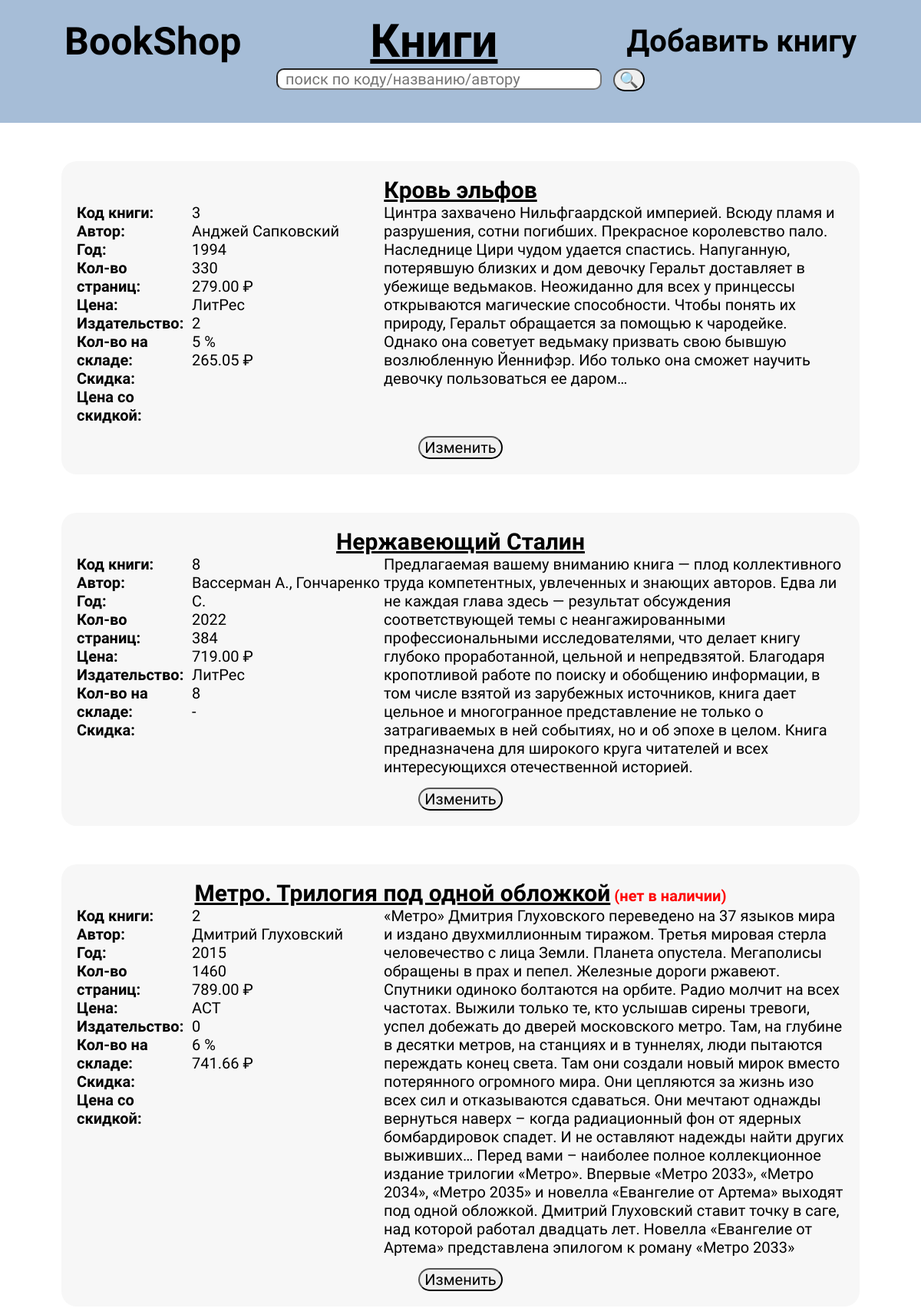
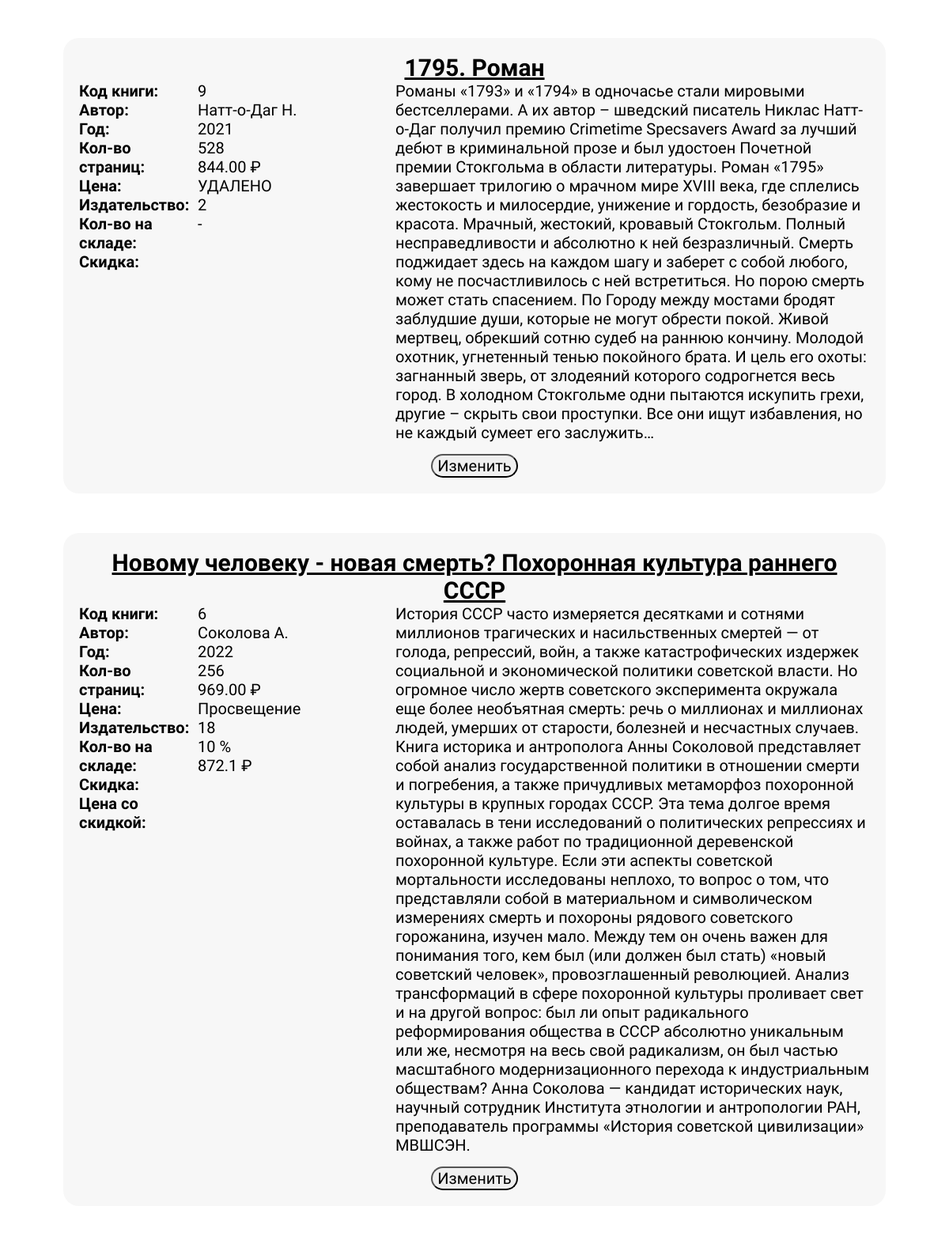
/bookshop/books.php (upper part), run on the app's committed database (2 pictures, top to bottom).
### tables this page shows
CREATE TABLE `books` (
  `ID_Book` int NOT NULL,
  `Name_Book` varchar(100) NOT NULL,
  `Author` varchar(100) NOT NULL,
  `Description` text NOT NULL,
  `Year` char(4) NOT NULL,
  `Pages` int NOT NULL,
  `Price` decimal(10,2) NOT NULL,
  `Quantity` int NOT NULL,
  `ID_Publisher` int NOT NULL
);

CREATE TABLE `publishers` (
  `ID_Publisher` int NOT NULL,
  `Name_Publisher` varchar(50) NOT NULL
);

CREATE TABLE `discounts` (
  `ID_Discount` int NOT NULL,
  `ID_Book` int NOT NULL,
  `Discount` int NOT NULL
);

### bookshop/books.php (the view, shortened to what this page needs)
<?php
	require('./connection.php');
?>
<!DOCTYPE html>
<html>
<head>
	<link rel="stylesheet" type="text/css" href="css/style.css">
</head>
<body>
	<header class="header_header">
		<div class="header_div_column">
			<div class="header_div_row">
				<div class="username">
					<strong><a href="index.php" class="username" title="Главная страница" style="font-size: 50px;">BookShop</a></strong>
				</div>
				<div class="username">
					<strong><a href="books.php" class="header_check" title="Обновить страницу">Книги</a></strong>
				</div>
				<div>
					<div class="username">
						<strong><a href="books_new.php" class="username" style="font-size: 40px;" title="Добавить новую книгу">Добавить книгу</a></strong>
					</div>
				</div>
			</div>
			<form class="header_div_row_search" method="POST">
				<input class="search" type="text" name="search" value="<?php echo $_POST['search']; ?>" placeholder="поиск по коду/названию/автору" style="margin-right: 15px" autocomplete="off">
				<input class="header_search_submit" type="submit" name="search_submit" value="🔍">
			</form>
		</div>
	</header>
	<main class="main_book">
		<?php
			if (isset($_POST['search_submit']) AND empty($_POST['search']) OR !isset($_POST['search_submit'])) {
				$query = "SELECT * FROM `Books` ORDER BY RAND()";
			}
			else {
				$query = "SELECT * FROM `Books` WHERE `Name_Book` LIKE '%$_POST[search]%' OR `Author` LIKE '%$_POST[search]%' OR `ID_Book` LIKE '%$_POST[search]%' ORDER BY RAND()";
			}
			$res=mysqli_query($link, $query) or die(mysqli_error($link));
			for ($values=[]; $row=mysqli_fetch_assoc($res); $values[]=$row);
			$res = '';
			foreach ($values as $value) {
				if ($value['Name_Book']!='УДАЛЕНО') {
					$query = "SELECT `Name_Publisher` FROM `Publishers`, `Books` WHERE `Publishers`.`ID_Publisher`=`Books`.`ID_Publisher` AND `ID_Book`='$value[ID_Book]'";
					$result = mysqli_query($link, $query) or die(mysqli_error($link));
					$row_p = mysqli_fetch_assoc($result);
					$query = "SELECT `Discount` FROM `Discounts`, `Books` WHERE `Discounts`.`ID_Book`=`Books`.`ID_Book` AND `Books`.`ID_Book`='$value[ID_Book]'";
					$result = mysqli_query($link, $query) or die(mysqli_error($link));
					$row_d = mysqli_fetch_assoc($result);
					$res .= '<div class="book_section">';
						$res .= '<div class="book_name_div">';
						if ($value['Quantity'] != 0) {
							$res .= '<strong class="book_name_text">'.$value['Name_Book'].'</strong>';
						}
						else {
							$res .= '<strong class="book_name_text">'.$value['Name_Book'].'</strong> <strong style="color: red;"> (нет в наличии)</strong>';
						}
						$res .= '</div>';
						$res .= '<div class="book_row">';
							$res .= '<div class="book_column" style="width: 150px;">';
								$res .= '<strong>Код книги: </strong>';
								$res .= '<strong>Автор: </strong>';
								$res .= '<strong>Год: </strong>';
								$res .= '<strong>Кол-во страниц: </strong>';
								$res .= '<strong>Цена: </strong>';
								$res .= '<strong>Издательство: </strong>';
								$res .= '<strong>Кол-во на складе: </strong>';
								$res .= '<strong>Скидка: </strong>';
								if ($row_d['Discount'] != null) {
									$res .= '<strong>Цена со скидкой: </strong>';
								}
							$res .= '</div>';
							$res .= '<div class="book_column" style="width: 250px;">';
								$res .= '<span>'.$value['ID_Book'].'</span>';
								$res .= '<span>'.$value['Author'].'</span>';
								$res .= '<span>'.$value['Year'].'</span>';
								$res .= '<span>'.$value['Pages'].'</span>';
								$res .= '<span>'.$value['Price'].' ₽</span>';
								$res .= '<span>'.$row_p['Name_Publisher'].'</span>';
								$res .= '<span>'.$value['Quantity'].'</span>';
								if ($row_d['Discount'] != null) {
									$res .= '<span>'.$row_d['Discount'].' %</span>';
									$pwd = $value['Price'] - ($value['Price'] * $row_d['Discount'] / 100);
									$res .= '<span>'.$pwd.' ₽</span>';
								}
								else {
									$res .= '<span>-</span>';
								}
							$res .= '</div>';
							$res .= '<div class="book_column" style="width: 600px;">';
								$res .= '<span>'.$value['Description'].'</span>';
							$res .= '</div>';
						$res .= '</div>';
						$res .= '<form method="POST" class="book_row" style="justify-content: center; margin-top: 15px;">';
							$res .='<input class="hidden" type="text" name="idbook_edit" value="'.$value['ID_Book'].'">';
							$res .= '<input type="submit" name="edit" value="Изменить" class="submit_pers_acc" onclick="radiobox'.$value['ID_Book'].'checked=true">';
							$res .='<input class="hidden" name="id_row" type="radio" id="radiobox'.$value['ID_Book'].'" value="'.$value['ID_Book'].'">';
						$res .= '</form>';
					$res .= '</div>';
				}
			}
			echo $res;
		?>
	</main>
</body>
</html>

### bookshop/css/style.css (style rules this page uses)
* { font-family: 'Bad Script'; font-size: 20px; color:black; }
body { margin: 0 auto; overflow-x: hidden; }
.header_header { background-color: #a6bdd7; width: 100%; height: 160px; display: flex; align-items: center; justify-content: center; }
.header_search_submit { transition: 0.2s; border-radius: 20px; margin: 0; }
.header_div_column { width: 100%; display: flex; flex-direction: column; }
.header_div_row { width: 100%; display: flex; justify-content: space-around; align-items: center; }
.header_div_row_search { width: 100%; height: 100%; display: flex; justify-content: center; align-items: flex-start; }
.username { text-decoration:none; transition: 0.2s; }
.search { width: 400px; padding: 0px 10px 0px; border-radius: 10px; margin-bottom:25px; }
.submit_pers_acc { border-radius: 15px; transition: 0.2s; }
.main_book { width: 100vw; display: flex; flex-direction: column; align-items: center; }
.book_section { margin-top: 50px; background: rgba(240, 240, 240, 0.5); width: 1000px; border-radius: 20px; padding: 20px; }
.book_name_div { text-align: center; }
.book_name_text { font-size: 30px; text-decoration: underline; }
.book_column { display: flex; flex-direction: column; }
.book_row { display: flex; flex-direction: row; }
.header_check { font-size: 60px; text-decoration: underline; }

### data on the page
books: Name_Book "Кровь эльфов", shows "Код книги:", shows "Цена со скидкой:", ID_Book "3", Author "Анджей Сапковский", Year "1994", Pages "330", Price "279.00", ID_Publisher.Name_Publisher "ЛитРес", Quantity "2", discounts.Discount "5", Price.Discount "265.05", Description "Цинтра захвачено Нильфгаардской империей. Всюду пламя и разрушения, сотни погибших. Прекрасное королевство пало. Наследнице Цири чудом удается спастись. Напуганную, потерявшую близких и дом девочку Геральт доставляет в убежище ведьмаков. Неожиданно для всех у принцессы открываются магические способности. Чтобы понять их природу, Геральт обращается за помощью к чародейке. Однако она советует ведьмаку призвать свою бывшую возлюбленную Йеннифэр. Ибо только она сможет научить девочку пользоваться ее даром…"
books: Name_Book "Нержавеющий Сталин", shows "Код книги:", ID_Book "8", Author "Вассерман А., Гончаренко С.", Year "2022", Pages "384", Price "719.00", ID_Publisher.Name_Publisher "ЛитРес", Quantity "8", Description "Предлагаемая вашему вниманию книга — плод коллективного труда компетентных, увлеченных и знающих авторов. Едва ли не каждая глава здесь — результат обсуждения соответствующей темы с неангажированными профессиональными исследователями, что делает книгу глубоко проработанной, цельной и непредвзятой. Благодаря кропотливой работе по поиску и обобщению информации, в том числе взятой из зарубежных источников, книга дает цельное и многогранное представление не только о затрагиваемых в ней событиях, но и об эпохе в целом. Книга предназначена для широкого круга читателей и всех интересующихся отечественной историей."
books: Name_Book "Метро. Трилогия под одной обложкой", shows "Код книги:", shows "Цена со скидкой:", ID_Book "2", Author "Дмитрий Глуховский", Year "2015", Pages "1460", Price "789.00", ID_Publisher.Name_Publisher "АСТ", Quantity "0", discounts.Discount "6", Price.Discount "741.66", Description "«Метро» Дмитрия Глуховского переведено на 37 языков мира и издано двухмиллионным тиражом. Третья мировая стерла человечество с лица Земли. Планета опустела. Мегаполисы обращены в прах и пепел. Железные дороги ржавеют. Спутники одиноко болтаются на орбите. Радио молчит на всех частотах. Выжили только те, кто услышав сирены тревоги, успел добежать до дверей московского метро. Там, на глубине в десятки метров, на станциях и в туннелях, люди пытаются переждать конец света. Там они создали новый мирок вместо потерянного огромного мира. Они цепляются за жизнь изо всех сил и отказываются сдаваться. Они мечтают однажды вернуться наверх – когда радиационный фон от ядерных бомбардировок спадет. И не…"
books: Name_Book "1795. Роман", shows "Код книги:", ID_Book "9", Author "Натт-о-Даг Н.", Year "2021", Pages "528", Price "844.00", ID_Publisher.Name_Publisher "УДАЛЕНО", Quantity "2", Description "Романы «1793» и «1794» в одночасье стали мировыми бестселлерами. А их автор – шведский писатель Никлас Натт-о-Даг получил премию Crimetime Specsavers Award за лучший дебют в криминальной прозе и был удостоен Почетной премии Стокгольма в области литературы. Роман «1795» завершает трилогию о мрачном мире XVIII века, где сплелись жестокость и милосердие, унижение и гордость, безобразие и красота. Мрачный, жестокий, кровавый Стокгольм. Полный несправедливости и абсолютно к ней безразличный. Смерть поджидает здесь на каждом шагу и заберет с собой любого, кому не посчастливилось с ней встретиться. Но порою смерть может стать спасением. По Городу между мостами бродят заблудшие души, которые не…"
books: Name_Book "Новому человеку - новая смерть? Похоронная культура раннего СССР", shows "Код книги:", shows "Цена со скидкой:", ID_Book "6", Author "Соколова А.", Year "2022", Pages "256", Price "969.00", ID_Publisher.Name_Publisher "Просвещение", Quantity "18", discounts.Discount "10", Price.Discount "872.1", Description "История СССР часто измеряется десятками и сотнями миллионов трагических и насильственных смертей — от голода, репрессий, войн, а также катастрофических издержек социальной и экономической политики советской власти. Но огромное число жертв советского эксперимента окружала еще более необъятная смерть: речь о миллионах и миллионах людей, умерших от старости, болезней и несчастных случаев. Книга историка и антрополога Анны Соколовой представляет собой анализ государственной политики в отношении смерти и погребения, а также причудливых метаморфоз похоронной культуры в крупных городах СССР. Эта тема долгое время оставалась в тени исследований о политических репрессиях и войнах, а также работ по…"
